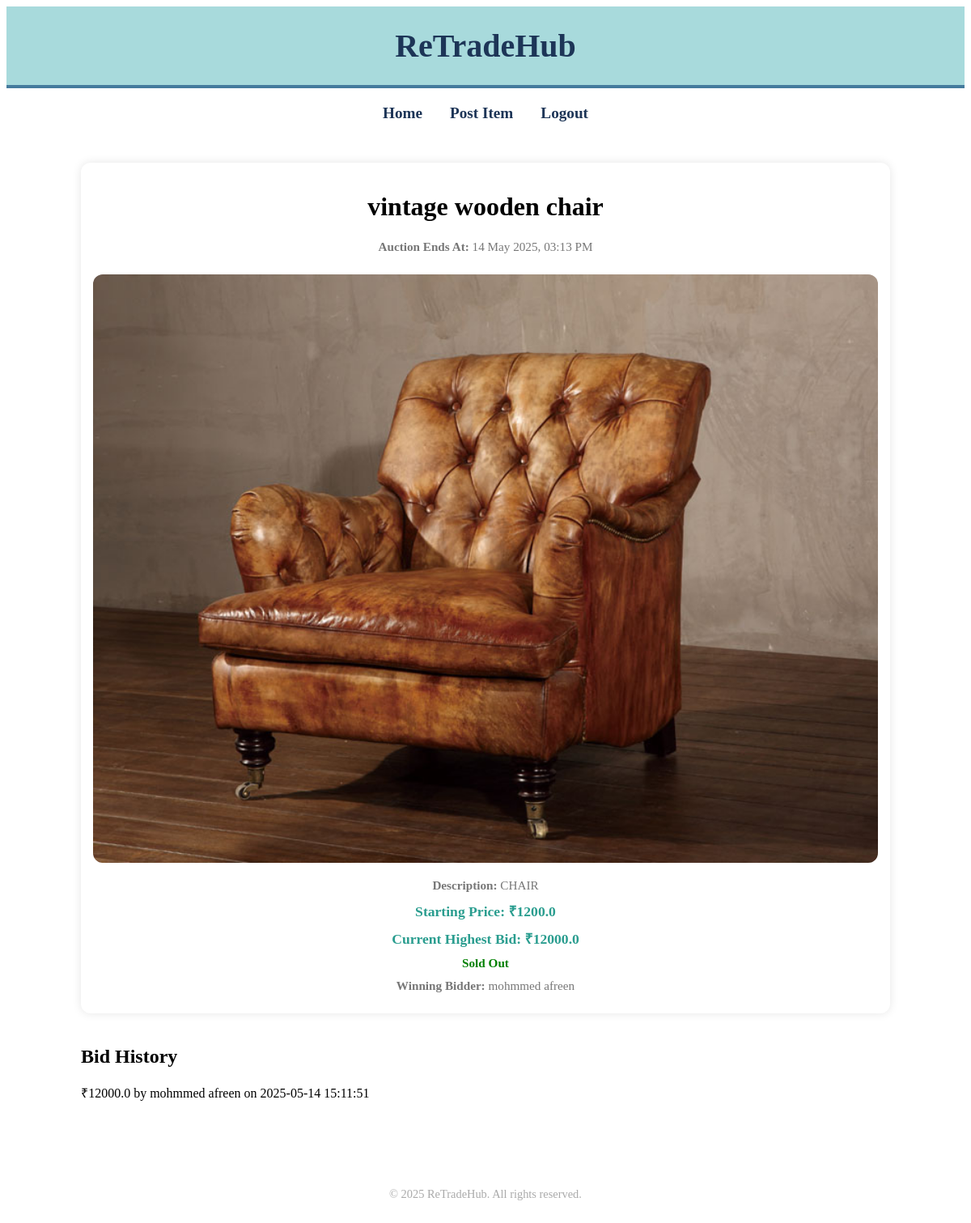
The app's page /view_item/18 with its own data.
### tables this page shows
CREATE TABLE items (
    id INTEGER PRIMARY KEY AUTOINCREMENT,
    title TEXT NOT NULL,
    description TEXT NOT NULL,
    price REAL NOT NULL,
    user_id INTEGER NOT NULL,
    photo_filename TEXT,
    highest_bid REAL,
    highest_bid_user_id INTEGER,
    auction_end_time TEXT,
    is_closed INTEGER DEFAULT 0,
    FOREIGN KEY (user_id) REFERENCES users (id)
);

CREATE TABLE bids (
    id INTEGER PRIMARY KEY AUTOINCREMENT,
    item_id INTEGER,
    bidder_id INTEGER,
    amount REAL NOT NULL,
    bid_time TEXT NOT NULL,
    FOREIGN KEY (item_id) REFERENCES items(id),
    FOREIGN KEY (bidder_id) REFERENCES users(id)
);

CREATE TABLE users (
    id INTEGER PRIMARY KEY AUTOINCREMENT,
    name TEXT NOT NULL,
    email TEXT NOT NULL UNIQUE,
    password TEXT NOT NULL
);

### app.py (the view, shortened to what this page needs)
@app.route('/view_item/<int:item_id>', methods=['GET', 'POST'])
def view_item(item_id):
    conn = get_db_connection()
    cursor = conn.cursor()
    item = cursor.execute("SELECT * FROM items WHERE id = ?", (item_id,)).fetchone()
    if not item:
        return redirect(url_for('index'))
    item = dict(item)
    auction_end_time = item.get('auction_end_time')
    if auction_end_time and datetime.now() > datetime.fromisoformat(auction_end_time):
        item['is_closed'] = True
        cursor.execute("UPDATE items SET is_closed = 1 WHERE id = ?", (item_id,))
        conn.commit()
    else:
        item['is_closed'] = False
    highest_bid = cursor.execute(
        "SELECT * FROM bids WHERE item_id = ? ORDER BY amount DESC LIMIT 1", (item_id,)
    ).fetchone()
    highest_bid_username = None
    highest_bid_user_id = None
    if highest_bid:
        highest_bid_user_id = highest_bid['bidder_id']
        highest_bid_username_row = cursor.execute(
            "SELECT name FROM users WHERE id = ?", (highest_bid_user_id,)
        ).fetchone()
        if highest_bid_username_row:
            highest_bid_username = highest_bid_username_row['name']
        item['highest_bid'] = highest_bid['amount']
        item['highest_bid_user_id'] = highest_bid_user_id
    else:
        item['highest_bid'] = None
    payment_done = False
    if item['is_closed'] and 'user_id' in session:
        payment_done = cursor.execute(
            "SELECT * FROM payments WHERE item_id = ? AND buyer_id = ?",
            (item_id, session.get('user_id'))
        ).fetchone()
    bids = cursor.execute("""
        SELECT b.amount, u.name AS bidder_name, b.bid_time AS bid_time
        FROM bids b JOIN users u ON b.bidder_id = u.id
        WHERE b.item_id = ? ORDER BY b.bid_time DESC
    """, (item_id,)).fetchall()
    conn.close()
    return render_template(
        'view_item.html',
        item=item,
        highest_bid=highest_bid,
        highest_bid_username=highest_bid_username,
        highest_bid_user_id=highest_bid_user_id,
        payment_done=payment_done,
        bids=bids,
        auction_closed=item['is_closed']
    )

### app.py (called while the page is built)
def get_db_connection():
    conn = sqlite3.connect('database.db')
    conn.row_factory = sqlite3.Row
    return conn

@app.template_filter('datetimeformat')
def datetimeformat(value, format='%d %b %Y, %I:%M %p'):
    if value:
        return datetime.fromisoformat(value).strftime(format)
    return ""

### templates/view_item.html (shortened to what this page needs)
<!DOCTYPE html>
<html lang="en">
<head>
    <link rel="stylesheet" href="/static/style.css">
</head>
<body>
<header>
    ReTradeHub
</header>
<nav>
    <a href="{{ url_for('index') }}">Home</a>
    <a href="{{ url_for('post_item') }}">Post Item</a>
    <a href="{{ url_for('logout') }}">Logout</a>
</nav>
<div class="content">
<div class="item-card">
    <h1>{{ item['title'] }}</h1>
    {% if item['auction_end_time'] %}
        <p><strong>Auction Ends At:</strong>
            {{ item['auction_end_time'] | datetimeformat('%d %b %Y, %I:%M %p') }}
        </p>
    {% endif %}
    <img src="{{ url_for('static', filename='uploads/' + item['photo_filename']) }}"
         alt="{{ item['title'] }}"
         style="width: 100%; height: auto; border-radius: 12px; margin-top: 15px;">
    <p style="margin-top: 15px;"><strong>Description:</strong> {{ item['description'] }}</p>
    <p class="price"><strong>Starting Price:</strong> ₹{{ item['price'] }}</p>
    <p class="price"><strong>Current Highest Bid:</strong>
        ₹{{ item['highest_bid'] or item['price'] }}
    </p>{% if item['is_closed'] %}
    {% if bids %}
        <p style="color: green;"><strong>Sold Out</strong></p>
        <p><strong>Winning Bidder:</strong> {{ highest_bid_username }}</p>
        {% else %}
            <p style="color: red;"><strong>Auction Closed</strong></p>
        {% endif %}
    {% else %}
        {% if session.get('user_id') and session.get('user_id') != item['user_id'] %}
            <div style="margin-top: 20px;">
                <a href="{{ url_for('chat', item_id=item['id'], receiver_id=item['user_id']) }}">Chat with Seller</a>
            </div>
        {% endif %}
    {% endif %}
</div>
{% if bids %}
<div style="margin-top: 40px;">
    <h2>Bid History</h2>
    <ul style="list-style: none; padding: 0;">
        {% for bid in bids %}
            <li style="margin-bottom: 10px;">
                <p>₹{{ bid['amount'] }} by {{ bid['bidder_name'] }} on {{ bid['bid_time'] }}</p>
            </li>
        {% endfor %}
    </ul>
</div>
{% endif %}
</div>
<footer>
    &copy; 2025 ReTradeHub. All rights reserved.
</footer>
</body>
</html>

### static/style.css (style rules this page uses)
header { background-color: #a8dadc; color: #1d3557; padding: 25px; text-align: center; font-size: 2.5rem; font-weight: bold; border-bottom: 4px solid #457b9d; }
nav { text-align: center; margin: 20px 0; }
nav a { margin: 0 15px; text-decoration: none; color: #1d3557; font-weight: 600; font-size: 1.2rem; transition: color 0.3s; }
.content { max-width: 1000px; margin: 30px auto; padding: 20px; }
.item-card { background-color: #ffffff; border-radius: 15px; box-shadow: 0 4px 8px rgba(0,0,0,0.1); padding: 20px; text-align: center; transition: transform 0.2s, box-shadow 0.2s; }
.item-card p { color: #6c757d; font-size: 0.95rem; margin: 10px 0; }
.item-card .price { color: #2a9d8f; font-weight: bold; font-size: 1.1rem; }
footer { text-align: center; padding: 20px; font-size: 0.9rem; color: #aaa; margin-top: 50px; }
.item-card { background: #ffffff; padding: 15px; border-radius: 12px; box-shadow: 0 0 12px rgba(0, 0, 0, 0.1); text-align: center; }
.item-card img { width: 100%; height: 200px; object-fit: cover; border-radius: 8px; }
.item-card p { color: #777; }

### records on screen
items: title "vintage wooden chair", auction_end_time "14 May 2025, 03:13 PM", photo_filename (picture), description "CHAIR", price "1200.0"
bids: amount "12000.0", bidder_name "mohmmed afreen", bid_time "2025-05-14 15:11:51"
users: name "mohmmed afreen"
